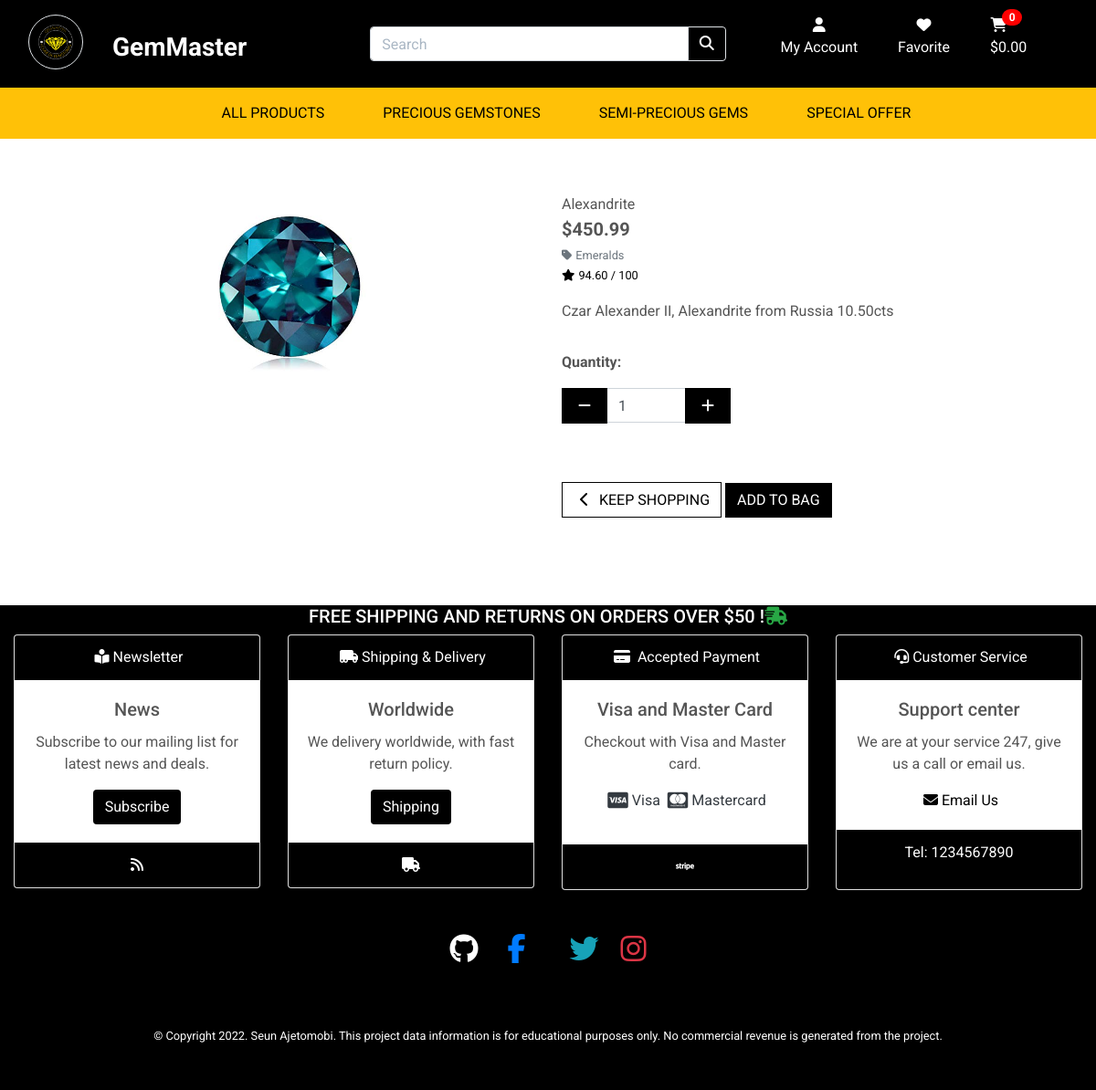
The page /products/1/ on the database as committed earlier.
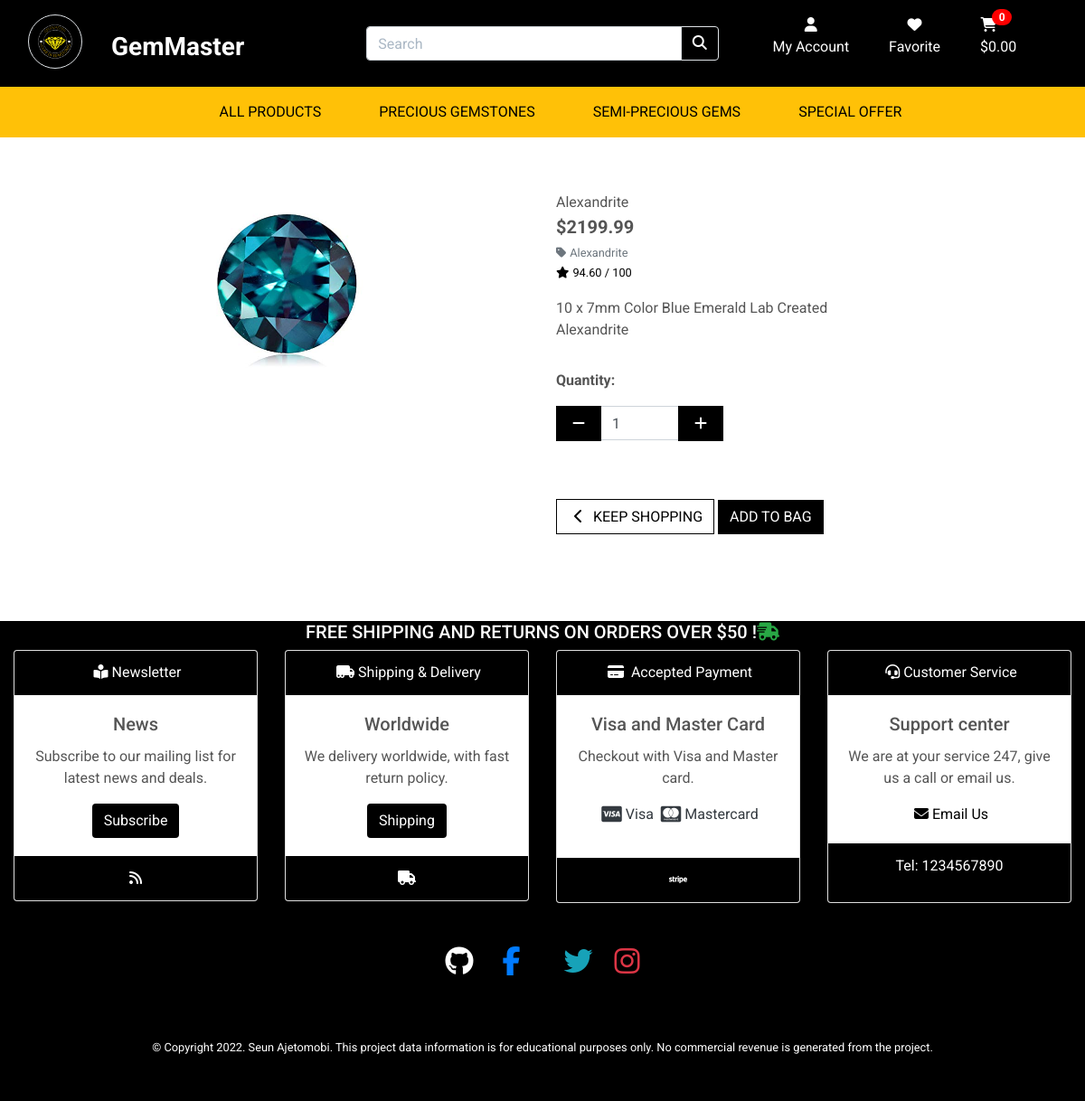
The same page on the database as committed later.
### products/models.py (models this page shows, shortened)
class Product(models.Model):
    category = models.ForeignKey('Category', null=True, blank=True, on_delete=models.SET_NULL)
    sku = models.CharField(max_length=254, null=True, blank=True)
    name = models.CharField(max_length=254)
    description = models.TextField()
    price = models.DecimalField(max_digits=6, decimal_places=2)
    rating = models.DecimalField(max_digits=6, decimal_places=2, null=True, blank=True)
    image = models.ImageField(null=True, blank=True)

class Category(models.Model):
    class Meta:
        verbose_name_plural = 'Categories'
    name = models.CharField(max_length=254)
    friendly_name = models.CharField(max_length=254, null=True, blank=True)

### products/views.py (the view)
# urls.py: path('<int:product_id>/', views.product_detail, name='product_detail'),
def product_detail(request, product_id):
    product = get_object_or_404(Product, pk=product_id)
    context = {
        'product': product,
    }
    return render(request, 'products/product_detail.html', context)

### products/templates/products/product_detail.html (shortened to what this page needs)
{% extends "base.html" %}
{% load static %}
{% block page_header %}
    <div class="container header-container">
    </div>
{% endblock %}
{% block content %}
    <div class="overlay"></div>
    <div class="container-fluid">
        <div class="row">
            <div class="col-12 col-md-6 col-lg-4 offset-lg-2">
                <div class="image-container my-5">
                    {% if product.image %}
                        <a href="{{ product.image.url }}" target="_blank">
                            <img class="card-img-top img-fluid" src="{{ product.image.url }}" style="width:200px; height:200px;" alt="{{ product.name }}">
                        </a>
                        {% else %}
                        <a href="">
                            <img class="card-img-top img-fluid" src="{{ MEDIA_URL }}noimage.png" alt="{{ product.name }}">
                        </a>
                    {% endif %}
                </div>
            </div>
            <div class="col-12 col-md-6 col-lg-4">
                <div class="product-details-container mb-5 mt-md-5">
                    <p class="mb-0">{{ product.name }}</p>
                    <p class="lead mb-0 text-left font-weight-bold">${{ product.price }}</p>
                    {% if product.category %}
                    <p class="small mt-1 mb-0">
                        <a class="text-muted" href="{% url 'products' %}?category={{ product.category.name }}">
                            <i class="fas fa-tag mr-1"></i>{{ product.category.friendly_name }}
                        </a>
                    </p>
                    {% endif %}
                    {% if product.rating %}
                        <small class="text-black"><i class="fas fa-star mr-1"></i>{{ product.rating }} / 100</small>
                    {% else %}
                        <small class="text-muted">No Rating</small>
                    {% endif %}
                    <p class="mt-3">{{ product.description }}</p>
                    <form class="form" action="{% url 'add_to_bag' product.id %}" method="POST">
                        <div class="form-row">
                            <div class="col-12">
                                <p class="mt-3"><strong>Quantity:</strong></p>
                                <div class="form-group w-50">
                                    <div class="input-group">
                                        <div class="input-group-prepend">
                                            <button class="decrement-qty btn btn-black rounded-0"
                                                data-item_id="{{ product.id }}" id="decrement-qty_{{ product.id }}">
                                                <span class="icon">
                                                    <i class="fas fa-minus"></i>
                                                </span>
                                            </button>
                                        </div>
                                        <input class="form-control qty_input" type="number"
                                            name="quantity" value="1" min="1" max="99"
                                            data-item_id="{{ product.id }}"
                                            id="id_qty_{{ product.id }}">
                                        <div class="input-group-append">
                                            <button class="increment-qty btn btn-black rounded-0"
                                                data-item_id="{{ product.id }}" id="increment-qty_{{ product.id }}">
                                                <span class="icon">
                                                    <i class="fas fa-plus"></i>
                                                </span>
                                            </button>
                                        </div>
                                    </div>
                                </div>
                            </div>
                            <div class="col{% if s %}-12 mt-2{% endif %}">
                                <a href="{% url 'products' %}" class="btn btn-outline-black rounded-0 mt-5">
                                    <span class="icon">
                                        <i class="fas fa-chevron-left"></i>
                                    </span>
                                    <span class="text-uppercase">Keep Shopping</span>
                                </a>
                                <input type="submit" class="btn btn-black rounded-0 text-uppercase mt-5" value="Add to Bag">
                            </div>
                        </div>
                    </form>
                </div>
            </div>
        </div>
    </div>
{% endblock %}

### templates/base.html (shortened to what this page needs)
{% load static %}
<!doctype html>
<html lang="en">
<head>
    {% block corecss %}
    <link rel="stylesheet" href="https://stackpath.bootstrapcdn.com/bootstrap/4.4.1/css/bootstrap.min.css"
>
    <link rel="stylesheet" href="{% static 'css/base.css' %}">
    <link rel="stylesheet" href="{% static 'css/responsiveness.css' %}">
    {% endblock %}
</head>
<body>
    <header class="container-fluid fixed-top">
            <nav class="row navbar navbar-light bg-black">
                <div class="col-4 d-flex">
                    <div>
                        <a class="navbar-brand" href="{% url 'home' %}">
                        <img src="{% static 'image/Black_Gold_Classic_Jewellery_Logo.webp'%}" width="60" height="60"
                            class="d-inline-block align-top border rounded-circle" alt="gemmaster company logo">
                          </a>
                    </div>
                    <div class="mt-3">
                        <a href="{% url 'home' %}" class="nav-link">
                            <h3 class="text-white"><strong>Gem<span>Master</span></strong></h3>
                        </a>
                    </div>
                </div>
                <form action="{% url 'products' %}" method="GET" class="search p-0 my-0 col-4 search-block-mobile">
                    <div class="input-group">
                        <input type="text" class="form-control" name="q" placeholder="Search">
                        <div class="input-group-append">
                            <button class="btn btn-black border" type="submit">
                                <i class="fa fa-search"></i>
                            </button>
                        </div>
                    </div>
                </form>
                <div class="col col-4 user-fav-cart-block-mobile">
                    <ul class="list-inline list-unstyled text-center text-right p-0 my-0">
                        <li class="list-inline-item dropdown">
                            <a class="text-white nav-link" href="#" id="user-options" data-toggle="dropdown"
                                aria-haspopup="true" aria-expanded="false">
                                <div class="text-center">
                                    <div><i class="fas fa-user"></i></div>
                                    <p class="my-0">My Account</p>
                                </div>
                            </a>
                        </li>
                        <li class="list-inline-item text-center">
                            <a class="nav-link text-white" href="{% url 'favorite' %}">
                                <div class="mx-1 "><i class="fa fa-heart"></i></div>
                                <p>Favorite</p>
                            </a>
                        </li>
                        <li class="list-inline-item">
                            <a class="{% if grand_total %}text-info font-weight-bold{% else %}text-white{% endif %} nav-link"
                                href="{% url 'view_bag' %}">
                                <div class="text-center">
                                    <div>
                                        <i class="fas fa-shopping-cart"></i><span
                                            class="badge badge-pill badge-danger badge-notification">{{ product_count }}</span>
                                    </div>
                                    <p class="my-0">
                                        {% if grand_total %}
                                        ${{ grand_total|floatformat:2 }}
                                        {% else %}
                                        $0.00
                                        {% endif %}
                                    </p>
                                </div>
                            </a>
                        </li>
                    </ul>
                </div>
            </nav>
            <div class="row bg-warning">
                <nav class="navbar navbar-expand-lg navbar-light w-100">
                    {% include 'includes/main-nav.html' %}
                </nav>
            </div>
    </header>
    {% block page_header %}
    {% endblock %}
    {% block content %}
    {% endblock %}
    {% include 'includes/footer.html' %}
</body>
</html>

### templates/includes/main-nav.html (shortened to what this page needs)
<div class="collapse navbar-collapse main-navbar" id="main-nav">
    <ul class="navbar-nav w-auto mx-auto">
        <li class="nav-item dropdown">
            <a class="logo-font  text-black nav-link mr-5" href="#" id="all-products-link" data-toggle="dropdown" aria-haspopup="true" aria-expanded="false">
                All Products
            </a>
        </li>
        <li class="nav-item dropdown">
            <a class="logo-font text-black nav-link mr-5" href="#" id="clothing-link" data-toggle="dropdown" aria-haspopup="true" aria-expanded="false">
                Precious Gemstones
            </a>
        </li>
        <li class="nav-item dropdown">
            <a class="logo-font text-black nav-link mr-5" href="#" id="homeware-link" data-toggle="dropdown" aria-haspopup="true" aria-expanded="false">
                Semi-Precious Gems
            </a>
        </li>
        <li class="nav-item dropdown">
            <a class="logo-font nav-link text-black" href="#" id="specials-link" data-toggle="dropdown" aria-haspopup="true" aria-expanded="false">
                Special Offer
            </a>
        </li>
    </ul>
</div>

### templates/includes/footer.html
{% load static %}
<div class="container-fluid bg-black mt-5">
	<div id="delivery-banner" class="row">
		<div class="col text-white text-center bg-black">
			<h5 class="logo-font text-center">Free shipping and returns on orders over
				${{ free_delivery_threshold }} !<i class="fas fa-shipping-fast text-success"></i></h5>
		</div>
	</div>
	<div class="row">
		<div class="col-lg-3 col-md-3 col-sm-12 col-xs-12">
			<div class="card text-center">
				<div class="card-header bg-black text-white">
					<i class="fas fa-book-reader text-white px-1"></i>Newsletter
				</div>
				<div class="card-body">
					<h5 class="card-title">News</h5>
					<p class="card-text">Subscribe to our mailing list for latest news and deals.</p>
					<a href="{% url 'subscription'  %}" class="btn btn-black rounded">Subscribe</a>
				</div>
				<div class="card-footer text-muted bg-black">
					<i class="fas fa-rss text-white" rel="noopener" target="_blank"></i>
				</div>
			</div>
		</div>
		<div class="col-lg-3 col-md-3 col-sm-12 col-xs-12">
			<div class="card text-center">
				<div class="card-header bg-black text-white">
					<i class="fas fa-truck-moving px-1 text-white"></i>Shipping & Delivery
				</div>
				<div class="card-body">
					<h5 class="card-title">Worldwide</h5>
					<p class="card-text">We delivery worldwide, with fast return policy.</p>
					<a href="{% url 'shipping'%}" class="btn btn-black" rel="noopener" target="_blank">Shipping</a>
				</div>
				<div class="card-footer text-muted bg-black">
					<i class="fas fa-truck text-white"></i>
				</div>
			</div>
		</div>
		<div class="col-lg-3 col-md-3 col-sm-12 col-xs-12">
			<div class="card text-center">
				<div class="card-header bg-black text-white">
					<i class="fas fa-credit-card px-1 text-white"></i> Accepted Payment
				</div>
				<div class="card-body">
					<h5 class="card-title">Visa and Master Card</h5>
					<p class="card-text">Checkout with Visa and Master card.</p>
					<p>
						<a href="https://www.visa.se/" class="text-dark">
							<i class="fab fa-lg fa-cc-visa fa-lg px-1"></i><span>Visa</span>
						</a>
						<a href="https://www.mastercard.com/global/en.html" class="text-dark">
							<i class="fab fa-lg fa-cc-mastercard fa-lg px-1"></i><span>Mastercard</span>
						</a>
					</p>
				</div>
				<div class="card-footer text-muted bg-black">
					<a href="https://stripe.com/" class="text-dark"><i class="fab fa-stripe text-white"></i></a>
				</div>
			</div>
		</div>
		<div class="col-lg-3 col-md-3 col-sm-12 col-xs-12">
			<div class="card text-center">
				<div class="card-header bg-black text-white">
					<i class="fas fa-headset px-1 text-white"></i>Customer Service
				</div>
				<div class="card-body">
					<h5 class="card-title">Support center</h5>
					<p class="card-text">We are at your service 247, give us a call or email us.</p>
					<a href="{% url 'contact' %}" class="text-black"
						aria-label="contact our Customer Support page (opens in new tab)" rel="noopener"
						target="_blank"><i class="fas fa-envelope text-black px-1"></i>Email Us</a>
				</div>
				<div class="card-footer text-black bg-black">
					<p class="text-white">Tel: 1234567890</p>
				</div>
			</div>
		</div>
	</div>
	<div class="mt-5">
		<ul class="list-inline d-flex justify-content-center">
			<li class="list-inline-item ">
				<a href="https://github.com/gullah26" class="me-4" aria-label="find us on github (opens in new tab)"
					rel="noopener" target="_blank"><i class="fab fa-github fa-2x text-white"></i>
				</a>
			</li>
			<li class="list-inline-item mx-4">
				<a href="https://www.facebook.com/profile.php?id=100086998397922" class="me-4"
					aria-label="find us on Facebook (opens in new tab)" rel="noopener" target="_blank"><i
						class="fab fa-facebook-f fa-2x text-primary"></i>
				</a>
			</li>
			<li class="list-inline-item mx-4">
				<a href="https://twitter.com/" class="me-4" aria-label="find us on Twitter (opens in new tab)"
					rel="noopener" target="_blank"><i class="fab fa-twitter fa-2x text-info"></i>
				</a>
			</li>
			<li class="list-inline-item">
				<a href="https://www.instagram.com/" class="me-4" aria-label="find us on Instagram (opens in new tab)"
					rel="noopener" target="_blank"><i class="fab fa-instagram fa-2x text-danger"></i>
				</a>
			</li>
		</ul>
	</div>
	<div class="text-center  text-white bg-black p-5">
		<small class="copyright-text">
			&copy; Copyright 2022. Seun Ajetomobi. This project data information is for educational purposes only.
			No commercial revenue is generated from the project.
		</small>
	</div>
</div>

Rows that differ between the two databases and show on the page:
changed Product "Alexandrite": price "450.99" → "2199.99"; category.friendly_name "Emeralds" → "Alexandrite"; description "Czar Alexander II, Alexandrite from Russia 10.50cts" → "10 x 7mm Color Blue Emerald Lab Created Alexandrite"
